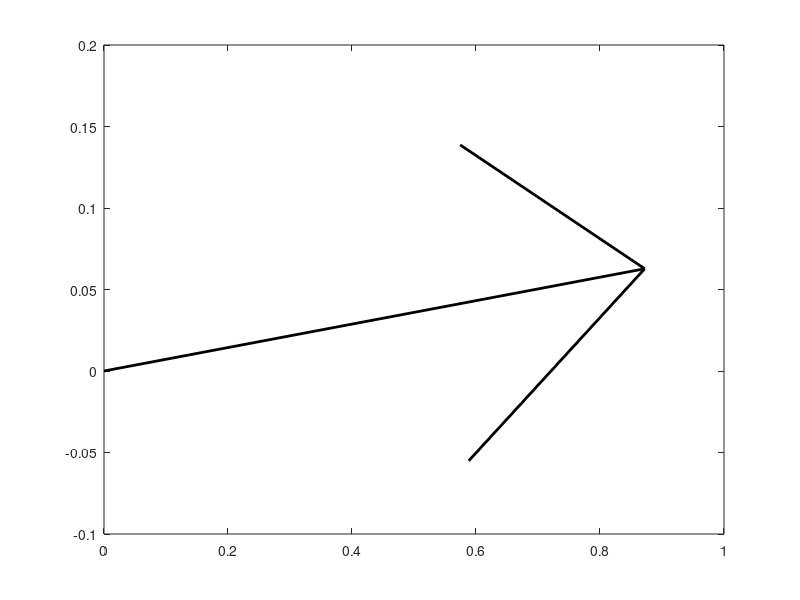

The MATLAB source for this figure: (Note: this script raises an error after producing the figure.)
function rotate2D_test()
addpath('..')

%% Create a random vector (50% chance to be column)
if rand < 0.5
  disp('Testing with column vector')
  v = rand(2,1);
else
  disp('Testing with row vector')
  v = rand(1,2);
end

%% Plot
figure;
quiver(0, 0, v(1), v(2), 'k', 'linewidth', 2);
hold on

%% Generate random angles
N = 10;
thetas = -2*pi + 4*pi*rand(N,1);

%% Rotate and plot
colors = jet(N);
qs = [];
for i = 1:N
  vOut = rotate2D(v, thetas(i));
  qs = [qs quiver(0, 0, vOut(1), vOut(2), 'color', colors(i,:))];
end

legend(qs, cellstr(num2str(thetas*180/pi)))
end